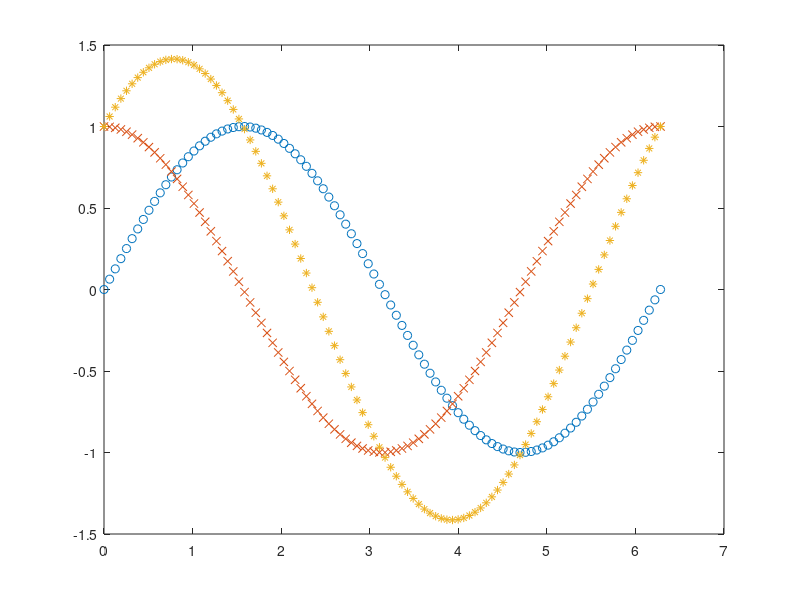

The MATLAB script that drew this image:
x = linspace(0, 2*pi);% 在 0 到 2*pi 間，等分取 100 個點
y = sin(x);
z = sin(x) + cos(x);
% plot(x, y);
% plot(x ,z);
plot(x, sin(x),'o', x, cos(x),'x', x, sin(x) + cos(x), '*'); % *+-xo^.
